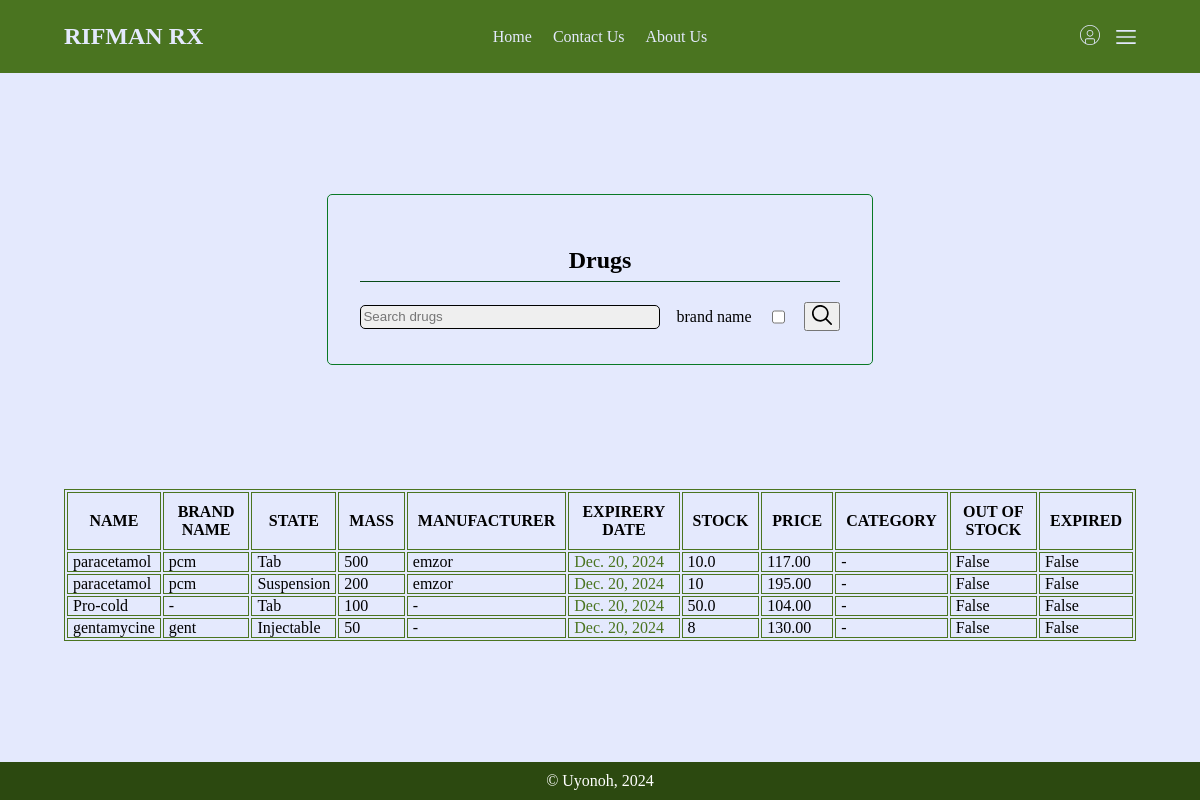
The page /drugs/view/ on the database as committed earlier.
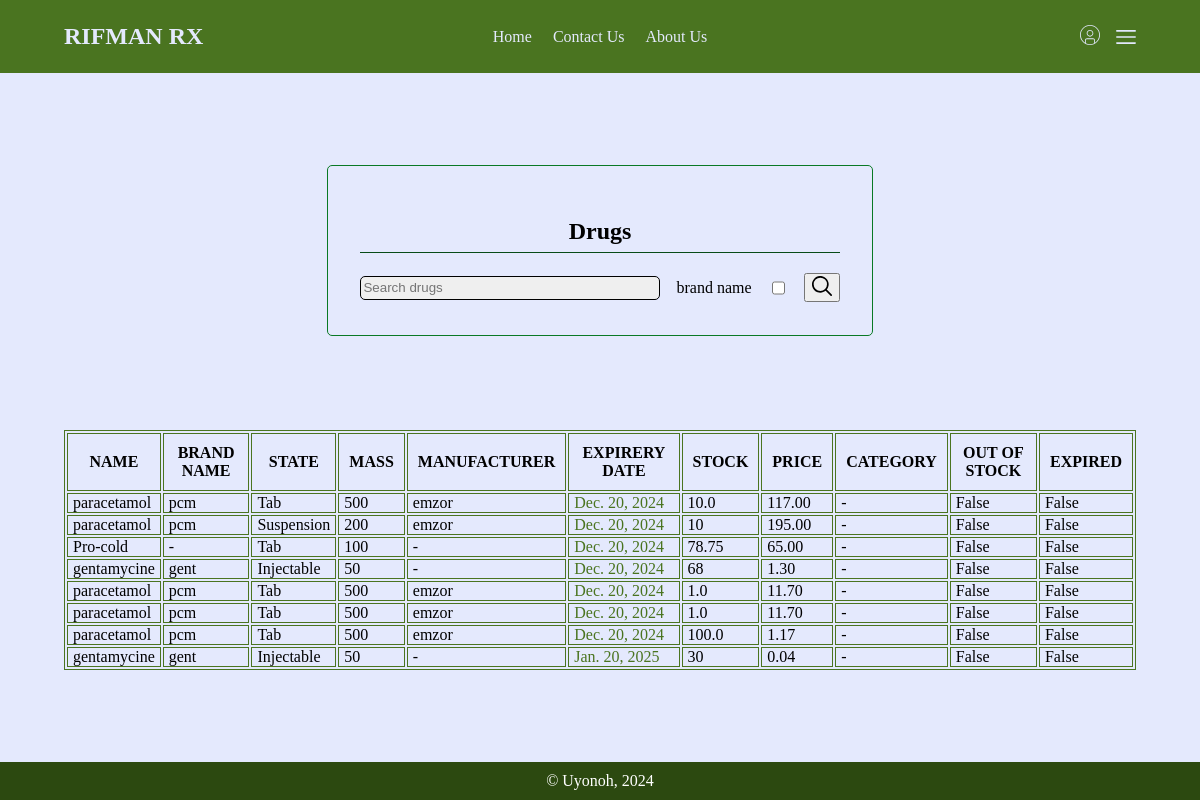
The same page on the database as committed later.
### drugs/models.py (models this page shows, shortened)
class Drug(models.Model):
    name = models.CharField(max_length=30)
    brand_name = models.CharField(max_length=30)
    mass = models.CharField(max_length=10)
    state = models.CharField(max_length=10, choices=state_choices, default="Tablet")
    manufacturer = models.CharField(max_length=30)
    exp_date = models.DateField("Expiery Date")
    stock_amount = models.IntegerField(null=True)
    purchase_amount = models.IntegerField()
    purchase_units = models.CharField(max_length=30, choices=unit_choices, default="Unit")
    price = models.DecimalField(max_digits=10, decimal_places=2)
    cost_price = models.DecimalField(max_digits=10, decimal_places=2)
    category = models.CharField(max_length=30)
    purpose = models.CharField(max_length=30)
    location = models.CharField(max_length=30)
    day_added = models.DateField(null=False, default=str(tz.now().date()))
    def check_exp(self) -> int:
        diff = self.exp_date - tz.now().date()
        days = diff.days
        return days
    def clean_stock(self) -> int | str:
        if self.state == "Tab":
            cd, tab = self.Tablet.get_cd_tab()
            cd, tab = int(cd), int(tab)
            amount = self.stock_amount / tab
            if amount < 1:
                amount = str(self.stock_amount) + "tab(s)"
            return amount
        return self.stock_amount
    @property
    def expired(self) -> bool:
        return self.check_exp() <= 0
    @property
    def expire_soon(self, days: int=60) -> bool:
        return self.check_exp() <= days
    @property
    def exp_class(self) -> str:
        if self.expired:
            return "expired"
        if self.expire_soon:
            return "exp-soon"
        return "exp-far"
    def table_head(self) -> tuple:
        return ("name", "brand name", "state", "mass", "manufacturer", "Expirery date", "stock", "price",
                "category", "Out of stock", "expired")
    def tabulate(self) -> list[tuple]:
        table = zip(
            self.table_head(),
            (
                self.name, self.brand_name, self.state, self.mass, self.manufacturer, self.exp_date,
                self.clean_stock(), self.price, self.category, self.oos, self.expired
            )
        )
        return table
    @property
    def oos(self) -> bool:
        return self.stock_amount <= 0
    @property
    def Tablet(self) -> models.Model:
        if self.state == "Tab":
            return self.tablet_set.all()[0]
        return False

### drugs/views.py (the view)
# urls.py: path("view/", view_drugs, name="view"),
def view_drugs(request):
    drugs = list(Drug.objects.all())
    return render(request, "drugs/view-drugs.html", {"drugs": drugs})

### drugs/models.py (called while the page is built)
    def get_cd_tab(self) -> list:
        return self.cd_tab.split("/")

### drugs/templates/drugs/view-drugs.html (shortened to what this page needs)
{% extends "main/base.html" %}
{% load static %}
{% block styles %}
    <link rel="stylesheet" href="{% static 'main/css/forms.css' %}">
    <link rel="stylesheet" href="{% static 'main/css/tables.css' %}">
{% endblock %}
{% block content %}
<section class="container flex-col text-center">
    <form class="add" action="{% url 'drugs:search' %}" method="get">
        <h1>Drugs</h1>
        <div class="flex">
            <input type="search" name="query" id="" placeholder="Search drugs">
            <div class="flex">
                <label for="brand">brand name</label>
                <input class="fit" type="checkbox" name="brand" id="">
            </div>
            <button type="submit" class="pointer"><img class="svg search" src="{% static 'main/assets/svg/search.svg' %}" alt=""></button>
        </div>
    </form>
</section>
<section class="container table overflow">
        <table class="drugs">
            <thead>
                {% for head in drugs.0.table_head %}
                <th>{{head.upper}}</th>
                {% endfor %}
            </thead>
            {% for drug in drugs %}
            <tr class="drug {{drug.exp_class}}" id="{{drug.pk}}">
            {% for head, field in drug.tabulate %}
                <td class="drug-field {{head}}" id="{{head}}">
                    {{field}}
                </td>
            {% endfor %}
            </tr>
            {% endfor %}
        </table>
</section>
{% endblock %}

### main/templates/main/base.html (shortened to what this page needs)
<!DOCTYPE html>
<html lang="en">
<head>
    {% load static %}
    <link rel="stylesheet" href="{% static 'main/css/styles.css' %}">
    {% block styles %}
    {% endblock %}
</head>
<body>
    <header class="container flex">
        <div class="logo">
            <h2><a class="no-deco" href="/">RIFMAN RX</a></h2>
        </div>
        <nav class="center">
            <ul class="flex no-style no-deco">
                <li><a href="/">Home</a></li>
                <li><a href="/contact">Contact Us</a></li>
                <li><a href="/about">About Us</a></li>
            </ul>
        </nav>
        <div class="sideicons flex">
            <a href="{% url 'users:profile' %}"><img class="svg white" src="{% static 'main/assets/svg/circle-user.svg' %}" alt=""></a>
            <img id="side-toggle" class="svg white pointer" src="{% static 'main/assets/svg/menu-burger.svg' %}" alt="">
        </div>
    </header>
    {% block content %}
    {% endblock %}
    <footer>
        © Uyonoh, 2024
    </footer>
</body>
</html>

### main/static/main/css/styles.css (style rules this page uses)
body { padding: 0; margin: 0; min-height: 100vh; background-color: #e4e9fd; display: flex; flex-direction: column; align-items: normal; justify-content: space-between; }
.text-center { text-align: center; }
.container { padding: .2rem 4rem; }
.flex { display: flex; align-items: center; justify-content: space-between; gap: 1rem; }
.flex-col { display: flex; flex-direction: column; align-items: center; justify-content: center; gap: 2rem; }
.no-style { list-style: none; padding: 0; margin: 0; }
.svg.white { width: 20px; filter: invert(87%) sepia(12%) saturate(851%) hue-rotate(196deg) brightness(105%) contrast(98%); }
.svg.search { width: 20px; filter: invert(0%) sepia(0%) saturate(7471%) hue-rotate(263deg) brightness(97%) contrast(106%); }
footer { background-color: #2c4910; color: #fff; text-align: center; padding: 10px; }

### main/static/main/css/forms.css (style rules this page uses)
input, select { background-color: #efefef; border: 1px solid #000; border-radius: 5px; }
input, select { width: 300px; height: 1.5rem; }
.add h1 { width: 100%; border-bottom: 1px solid #074b18; padding-bottom: 7px; }

### main/static/main/css/tables.css (style rules this page uses)
.overflow { overflow: auto; }
table, tr, th, td { border: 1px solid #4a7420; }
th { padding: 10px; }
td { padding: 0 5px; }

### drugs/templates/drugs/view-drugs.html (style rules this page uses)
.fit { width: fit-content !important; }

Rows that differ between the two databases and show on the page:
added Drug: tabulate "paracetamol" "pcm" "Tab" "500" "emzor" "Dec. 20, 2024" "1.0" "11.70" "-" "False" "False"
added Drug: tabulate "paracetamol" "pcm" "Tab" "500" "emzor" "Dec. 20, 2024" "1.0" "11.70" "-" "False" "False"
added Drug: tabulate "paracetamol" "pcm" "Tab" "500" "emzor" "Dec. 20, 2024" "100.0" "1.17" "-" "False" "False"
added Drug: tabulate "gentamycine" "gent" "Injectable" "50" "-" "Jan. 20, 2025" "30" "0.04" "-" "False" "False"
Other text that changed with them:
new list line: "78.75"
new list line: "65.00"
new list line: "68"
new list line: "1.30"
list line gone: "50.0"
list line gone: "104.00"
list line gone: "8"
list line gone: "130.00"
